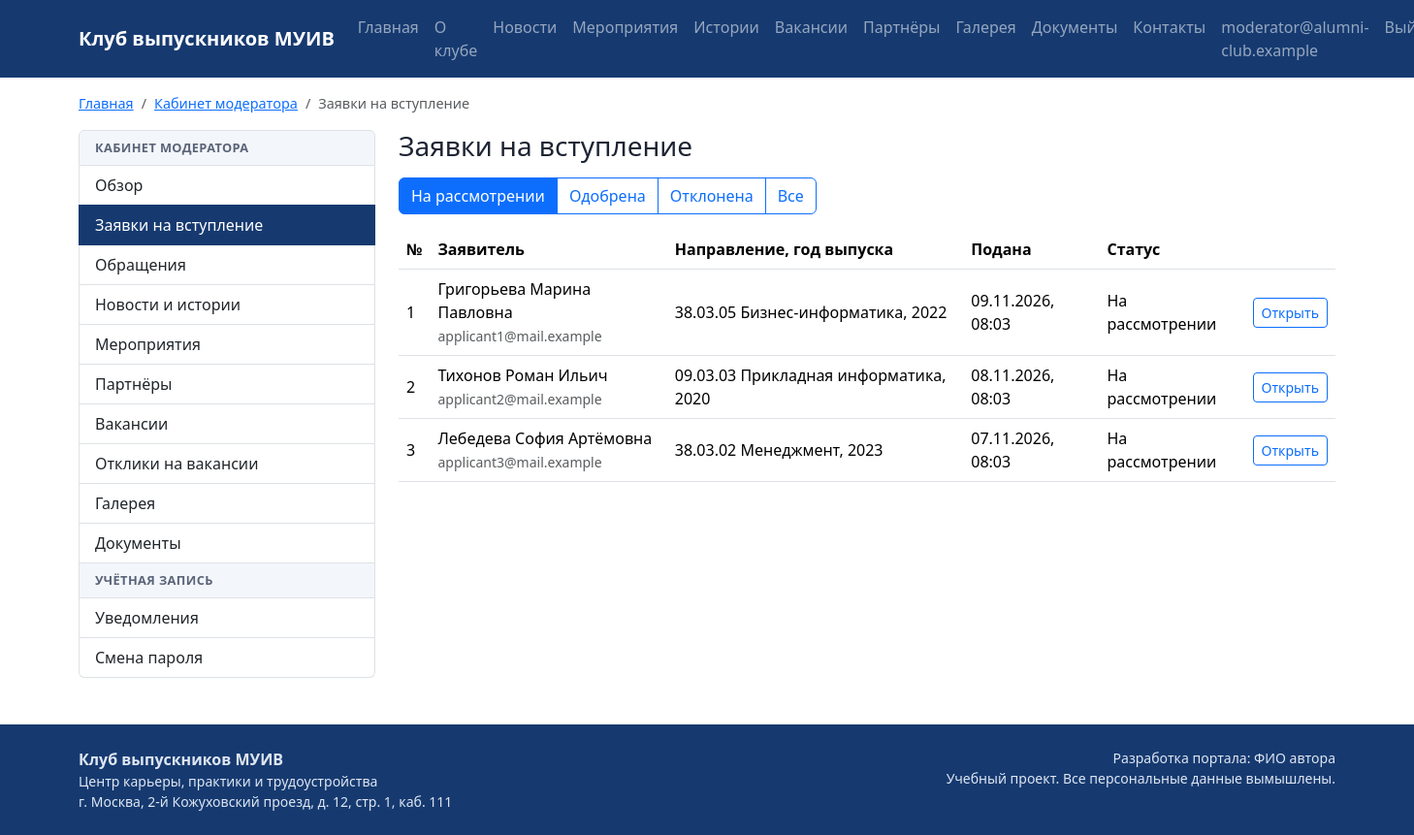
Page /moderation/requests/ (signed in) on the committed database.
### accounts/models.py (models this page shows, shortened)
class User(AbstractBaseUser):
    email = models.EmailField("Электронная почта", max_length=254, unique=True)
    role = models.ForeignKey(Role, on_delete=models.PROTECT, verbose_name="Роль",
                             related_name="users")
    is_active = models.BooleanField("Активна", default=True)
    created_at = models.DateTimeField("Дата регистрации", auto_now_add=True)
    objects = UserManager()
    USERNAME_FIELD = "email"
    REQUIRED_FIELDS = []
    class Meta:
        db_table = "users"
        verbose_name = "Пользователь"
        verbose_name_plural = "Пользователи"
        ordering = ["email"]
    @property
    def is_admin(self):
        return self.role.code == Role.ADMIN
    @property
    def is_moderator(self):
        return self.role.code in (Role.MODERATOR, Role.ADMIN)
    @property
    def is_alumnus(self):
        return self.role.code == Role.ALUMNUS

### club/models.py (models this page shows, shortened)
class RequestStatus(models.Model):
    PENDING = "pending"
    APPROVED = "approved"
    REJECTED = "rejected"
    code = models.CharField("Код", max_length=20, unique=True)
    name = models.CharField("Название", max_length=50)
    class Meta:
        db_table = "request_statuses"
        verbose_name = "Статус заявки"
        verbose_name_plural = "Статусы заявок"

class MembershipRequest(models.Model):
    last_name = models.CharField("Фамилия", max_length=100)
    first_name = models.CharField("Имя", max_length=100)
    middle_name = models.CharField("Отчество", max_length=100, blank=True)
    email = models.EmailField("Электронная почта", max_length=254)
    program = models.ForeignKey(Program, on_delete=models.PROTECT,
                                verbose_name="Направление подготовки", related_name="requests")
    grad_year = models.PositiveSmallIntegerField(
        "Год выпуска", validators=[MinValueValidator(1990), MaxValueValidator(2100)])
    status = models.ForeignKey(RequestStatus, on_delete=models.PROTECT, verbose_name="Статус",
                               related_name="requests")
    consent_version = models.CharField("Версия согласия на обработку ПДн", max_length=20)
    submitted_at = models.DateTimeField("Дата подачи", default=timezone.now)
    reviewed_by = models.ForeignKey(settings.AUTH_USER_MODEL, on_delete=models.SET_NULL,
                                    null=True, blank=True, verbose_name="Кем рассмотрена",
                                    related_name="reviewed_requests")
    reviewed_at = models.DateTimeField("Дата рассмотрения", null=True, blank=True)
    comment = models.CharField("Комментарий модератора", max_length=255, blank=True)
    class Meta:
        db_table = "membership_requests"
        verbose_name = "Заявка на вступление"
        verbose_name_plural = "Заявки на вступление"
        ordering = ["-submitted_at"]

class Program(models.Model):
    faculty = models.ForeignKey(Faculty, on_delete=models.PROTECT, verbose_name="Факультет",
                                related_name="programs")
    code = models.CharField("Код направления", max_length=10)
    name = models.CharField("Название", max_length=150)
    class Meta:
        db_table = "programs"
        verbose_name = "Направление подготовки"
        verbose_name_plural = "Направления подготовки"
        ordering = ["code"]
        constraints = [
            models.UniqueConstraint(fields=["code", "name"], name="uniq_program_code_name"),
        ]
    def __str__(self):
        return f"{self.code} {self.name}"

### moderation/views.py (the view)
# urls.py: path("requests/", views.request_list, name="requests"),
@role_required(*STAFF)
def request_list(request):
    status = request.GET.get("status", RequestStatus.PENDING)
    requests = MembershipRequest.objects.select_related("program", "status")
    if status != "all":
        requests = requests.filter(status__code=status)
    return render(request, "moderation/requests.html", {
        "page": Paginator(requests, 15).get_page(request.GET.get("page")),
        "status": status,
        "statuses": RequestStatus.objects.all(),
        "crumbs": crumbs(HOME, "Заявки на вступление"),
    })

### core/breadcrumbs.py (called while the page is built)
def crumbs(*items):
    result = []
    for item in items:
        if isinstance(item, str):
            result.append({"title": item, "url": None})
        else:
            title, route, *args = item
            result.append({"title": title, "url": reverse(route, args=args)})
    return result

### core/context_processors.py (called while the page is built)
def site(request):
    return {
        "menu": MENU,
        "portal_name": settings.PORTAL_NAME,
        "portal_author": settings.PORTAL_AUTHOR,
    }

### templates/moderation/requests.html (shortened to what this page needs)
{% extends "layouts/cabinet.html" %}
{% block cabinet %}
<h1 class="h3 mb-3">Заявки на вступление</h1>
<div class="btn-group mb-3" role="group" aria-label="Статус заявки">
  {% for item in statuses %}
    <a class="btn btn-outline-primary{% if status == item.code %} active{% endif %}" href="?status={{ item.code }}">{{ item.name }}</a>
  {% endfor %}
  <a class="btn btn-outline-primary{% if status == 'all' %} active{% endif %}" href="?status=all">Все</a>
</div>
<div class="table-responsive">
  <table class="table table-hover align-middle">
    <thead><tr><th>№</th><th>Заявитель</th><th>Направление, год выпуска</th><th>Подана</th><th>Статус</th><th></th></tr></thead>
    <tbody>
      {% for item in page %}
        <tr>
          <td>{{ item.pk }}</td>
          <td>{{ item.last_name }} {{ item.first_name }} {{ item.middle_name }}<br><span class="small text-muted">{{ item.email }}</span></td>
          <td>{{ item.program }}, {{ item.grad_year }}</td>
          <td>{{ item.submitted_at|date:"d.m.Y, H:i" }}</td>
          <td>{{ item.status.name }}</td>
          <td class="text-end"><a class="btn btn-sm btn-outline-primary" href="{% url 'moderation:request_detail' item.pk %}">Открыть</a></td>
        </tr>
      {% empty %}
        <tr><td colspan="6" class="text-muted">Заявок с таким статусом нет.</td></tr>
      {% endfor %}
    </tbody>
  </table>
</div>
{% endblock %}

### templates/base.html (shortened to what this page needs)
{% load static %}<!doctype html>
<html lang="ru">
<head>
  <link href="https://cdn.jsdelivr.net/npm/bootstrap@5.3.3/dist/css/bootstrap.min.css" rel="stylesheet">
  <link href="{% static 'css/site.css' %}" rel="stylesheet">
</head>
<body class="d-flex flex-column min-vh-100">
<nav class="navbar navbar-expand-xl navbar-dark site-nav">
  <div class="container">
    <a class="navbar-brand fw-bold" href="{% url 'core:home' %}">{{ portal_name }}</a>
    <div class="collapse navbar-collapse" id="mainMenu">
      <ul class="navbar-nav me-auto">
        {% for title, route in menu %}
          {% url route as item_url %}
          <li class="nav-item">
            <a class="nav-link{% if request.path == item_url %} active{% endif %}" href="{{ item_url }}">{{ title }}</a>
          </li>
        {% endfor %}
      </ul>
      <ul class="navbar-nav">
        {% if user.is_authenticated %}
          <li class="nav-item"><a class="nav-link" href="{% url 'accounts:cabinet' %}">{{ user.email }}</a></li>
          <li class="nav-item">
            <form method="post" action="{% url 'accounts:logout' %}">{% csrf_token %}
              <button class="btn btn-link nav-link" type="submit">Выйти</button>
            </form>
          </li>
        {% else %}
          <li class="nav-item"><a class="nav-link" href="{% url 'accounts:login' %}">Войти</a></li>
          <li class="nav-item"><a class="btn btn-accent ms-xl-2" href="{% url 'club:join' %}">Вступить в клуб</a></li>
        {% endif %}
      </ul>
    </div>
  </div>
</nav>
<div class="container">
  <nav aria-label="Навигационная цепочка" class="mt-3">
    <ol class="breadcrumb">
      {% if crumbs %}
        <li class="breadcrumb-item"><a href="{% url 'core:home' %}">Главная</a></li>
        {% for crumb in crumbs %}
          {% if crumb.url %}
            <li class="breadcrumb-item"><a href="{{ crumb.url }}">{{ crumb.title }}</a></li>
          {% else %}
            <li class="breadcrumb-item active" aria-current="page">{{ crumb.title }}</li>
          {% endif %}
        {% endfor %}
      {% else %}
        <li class="breadcrumb-item active" aria-current="page">Главная</li>
      {% endif %}
    </ol>
  </nav>
</div>
<main class="container flex-grow-1 pb-5">
  {% block content %}{% endblock %}
</main>
<footer class="site-footer py-4 mt-auto">
  <div class="container d-flex flex-column flex-md-row justify-content-between gap-2">
    <div>
      <div class="fw-bold">{{ portal_name }}</div>
      <div class="small">Центр карьеры, практики и трудоустройства</div>
      <div class="small">г. Москва, 2-й Кожуховский проезд, д. 12, стр. 1, каб. 111</div>
    </div>
    <div class="small text-md-end">
      <div>Разработка портала: {{ portal_author }}</div>
      <div>Учебный проект. Все персональные данные вымышлены.</div>
    </div>
  </div>
</footer>
</body>
</html>

### static/css/site.css (style rules this page uses)
:root { --club-blue: #163a70; --club-red: #c8102e; --club-light: #f3f6fb; }
body { font-family: "Segoe UI", Roboto, Arial, sans-serif; color: #1d2433; }
.site-nav { background-color: var(--club-blue); }
.breadcrumb { font-size: 0.9rem; }
h1, h2, h3 { color: var(--club-blue); }
.site-footer { background-color: var(--club-blue); color: #dfe6f2; }

### rows in the picture
User: email "moderator@alumni-club.example"
RequestStatus: name "На рассмотрении"
RequestStatus: name "Одобрена"
RequestStatus: name "Отклонена"
MembershipRequest: pk "1", last_name "Григорьева", first_name "Марина", middle_name "Павловна", email "applicant1@mail.example", program "38.03.05 Бизнес-информатика", grad_year "2022", submitted_at "09.11.2026, 08:03", status.name "На рассмотрении"
MembershipRequest: pk "2", last_name "Тихонов", first_name "Роман", middle_name "Ильич", email "applicant2@mail.example", program "09.03.03 Прикладная информатика", grad_year "2020", submitted_at "08.11.2026, 08:03", status.name "На рассмотрении"
MembershipRequest: pk "3", last_name "Лебедева", first_name "София", middle_name "Артёмовна", email "applicant3@mail.example", program "38.03.02 Менеджмент", grad_year "2023", submitted_at "07.11.2026, 08:03", status.name "На рассмотрении"

### other values in the picture
{{ portal_name }} "Клуб выпускников МУИВ"
{{ title }} "Главная" "О клубе" "Новости" "Мероприятия" "Истории" "Вакансии" "Партнёры" "Галерея" "Документы" "Контакты"
{{ crumb.title }} "Кабинет модератора"
{{ crumb.title }} "Заявки на вступление"
{{ label }} "Обзор Заявки на вступление Обращения Новости и истории Мероприятия Партнёры Вакансии Отклики на вакансии Галерея Документы Уведомления Смена пароля"
{{ portal_author }} "ФИО автора"
